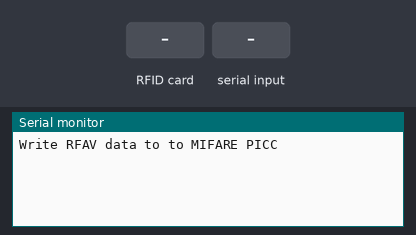
This sketch was run on a simulated Arduino Uno, built with avr-gcc and run on an emulated ATmega328P. Parts: the last lines printed to the serial monitor. The test bench sets the inputs (shaded band).

Above: at 1.2 s.
1.3 s: RFID card 5E 7A 19 C4 held to the reader
At 2.5 s:
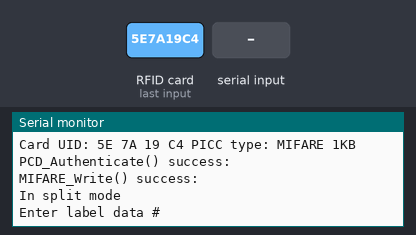
2.8 s: "1#" received over Serial
At 3.6 s:
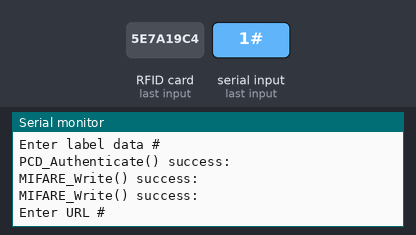

Measured:
- after the input at 1.3 s, the serial monitor: prints a new line at once (image 1)
- after the input at 2.8 s, the serial monitor: prints a new line after 0.09 s (image 2)

The sketch:

rfid_write_ar_data.ino
```cpp
/*
 * Write RFAR data to a MIFARE RFID card using a RFID-RC522 reader
 * Uses MFRC522 - Library to use ARDUINO RFID MODULE KIT 13.56 MHZ WITH TAGS SPI W AND R BY COOQROBOT.
 * Follows the RFAV spec at ccr0pht.com
 * -----------------------------------------------------------------------------------------
 *             MFRC522      Arduino       Arduino   Arduino    Arduino          Arduino
 *             Reader/PCD   Uno/101       Mega      Nano v3    Leonardo/Micro   Pro Micro
 * Signal      Pin          Pin           Pin       Pin        Pin              Pin
 * -----------------------------------------------------------------------------------------
 * RST/Reset   RST          9             5         D9         RESET/ICSP-5     RST
 * SPI SS      SDA(SS)      10            53        D10        10               10
 * SPI MOSI    MOSI         11 / ICSP-4   51        D11        ICSP-4           16
 * SPI MISO    MISO         12 / ICSP-1   50        D12        ICSP-1           14
 * SPI SCK     SCK          13 / ICSP-3   52        D13        ICSP-3           15
 *
 * Hardware required:
 * Arduino e.g. Uno
 * PCD (Proximity Coupling Device): NXP MFRC522 Contactless Reader IC
 * PICC (Proximity Integrated Circuit Card): A card or tag using the ISO 14443A
 * interface, eg Mifare or NTAG203.
 */

#include <SPI.h>
#include <MFRC522.h>

#define SS_PIN 10
#define RST_PIN 9
#define CTRL_FLAGS 16

MFRC522::MIFARE_Key key;
MFRC522 mfrc522(SS_PIN, RST_PIN);   // Create MFRC522 instance.
MFRC522::StatusCode status;

// Global flags to set note lang is
// set in writeFlagsBlockData for
// demonstration purposes.
byte firstFlagSet = B00000001; //first control block. Set to split mode
byte secondFlagSet = B00000000; //Not in use currently
byte majorVersion = B00000001; // Version 1
byte minorVersion = B00000000; // no minor number
byte debug = B00000000; //not in debug mode can be all ones or all zeros currently


void setup()
{
  Serial.begin(9600);   // Initiate a serial communication
  SPI.begin();      // Initiate  SPI bus
  mfrc522.PCD_Init();   // Initiate MFRC522
  Serial.println("Write RFAV data to to MIFARE PICC");
}

void loop()
{

  for (byte i = 0; i < 6; i++) key.keyByte[i] = 0xFF;

  // Look for new cards
  if ( ! mfrc522.PICC_IsNewCardPresent()) {
    return;
  }

  // Select one of the cards
  if ( ! mfrc522.PICC_ReadCardSerial()) {
    return;
  }

  Serial.print(F("Card UID:"));    //Dump UID
  for (byte i = 0; i < mfrc522.uid.size; i++) {
    Serial.print(mfrc522.uid.uidByte[i] < 0x10 ? " 0" : " ");
    Serial.print(mfrc522.uid.uidByte[i], HEX);
  }

  Serial.print(F(" PICC type: "));   // Dump PICC type
  MFRC522::PICC_Type piccType = mfrc522.PICC_GetType(mfrc522.uid.sak);
  Serial.println(mfrc522.PICC_GetTypeName(piccType));

  Serial.setTimeout(20000L) ;     // wait until 20 seconds for input from serial
  // Ask Flag control data block
  writeFlagsBlockData();
  //mfrc522.PICC_HaltA(); // Halt PICC
}

/**
 * Here we write our input data to the first four bytes of
 * block 1. Uses global vars declared at top of program.
 * FLags inline with RFAV version 1 can be set in the four
 * binary variables: firstFlagSet, secondFlagSet, majorVersion,
 * minorVersion.
 * The debug mode is currently 000000000 for false and
 * 11111111 for true. It occupies one byte.
 * Three bytes are used to represent language in accordance with
 * ISO 639-2.
 *
 */
void writeFlagsBlockData() {
  // Write block
  byte flagBuffer[16];
  byte block;


  //Uses global vars
  flagBuffer[0] = firstFlagSet;
  flagBuffer[1] = secondFlagSet;
  flagBuffer[2] = majorVersion;
  flagBuffer[3] = minorVersion;
  flagBuffer[7] = debug;

  /**
   *  Demonstration of how we can set
   * the language using ISO 639-2
   * to English
   *
   */
  flagBuffer[4] = char('e');
  flagBuffer[5] = char('n');
  flagBuffer[6] = char('g');


  block = 1;

  for(int i=7; i < 16; i++ ){
    flagBuffer[i] = 0;
  }

  //Serial.println(F("Authenticating using key A..."));
  status = mfrc522.PCD_Authenticate(MFRC522::PICC_CMD_MF_AUTH_KEY_A, block, &key, &(mfrc522.uid));
  if (status != MFRC522::STATUS_OK) {
    Serial.print(F("PCD_Authenticate() failed: "));
    Serial.println(mfrc522.GetStatusCodeName(status));
    return;
  }
  else Serial.println(F("PCD_Authenticate() success: "));


  status = mfrc522.MIFARE_Write(block, flagBuffer, 16);

  if (status != MFRC522::STATUS_OK) {
    Serial.print(F("MIFARE_Write() failed: "));
    Serial.println(mfrc522.GetStatusCodeName(status));
    return;
  } else {
    Serial.println(F("MIFARE_Write() success: "));
  }
  writeUserData();
  mfrc522.PICC_DumpToSerial(&(mfrc522.uid));
}

/**
 * Now check whether we are in split
 * mode or not. Split mode
 * divides the User data into two
 * logical segements:
 * 1. The AR label displayed
 * 2. A URL displayed that can be clicked
 * on launch a browser.
 */
void writeUserData() {
  if(bitRead(firstFlagSet, 0) == 1) {
    useSplitMode();
  } else {
    writeTagLabel();
  }
}

/**
 * If the RFID tag is in split mode, the User data
 * is split 50/50 between storing a label and
 * between storing a URL.
 * For demonstration purposes we do not split
 * the whole User data 50 but simply write to
 * blocks 2 and 4 for label data and 5 and 6 for
 * URL data.
 */
void useSplitMode() {
  Serial.println("In split mode");
  writeTagLabel();
  writeTagURL();
}

/**
 * Grab user input from Serial and write to blocks
 * 2 and 4 avoiding the reserved block of 3.
 */
void writeTagLabel() {

  byte labelBuffer[34];
  byte block;
  byte len;

  Serial.println(F("Enter label data #"));
  len = Serial.readBytesUntil('#', (char *) labelBuffer, 30) ; // read family name from serial

  for (byte i = len; i < 30; i++) {
    labelBuffer[i] = ' '; // pad with spaces
  }

  block = 2;
  status = mfrc522.PCD_Authenticate(MFRC522::PICC_CMD_MF_AUTH_KEY_A, block, &key, &(mfrc522.uid));

  if (status != MFRC522::STATUS_OK) {
    Serial.print(F("PCD_Authenticate() failed: "));
    Serial.println(mfrc522.GetStatusCodeName(status));
    return;
  } else {
    Serial.println(F("PCD_Authenticate() success: "));
  }

  // Write block
  status = mfrc522.MIFARE_Write(block, labelBuffer, 16);

  if (status != MFRC522::STATUS_OK) {
    Serial.print(F("MIFARE_Write() failed: "));
    Serial.println(mfrc522.GetStatusCodeName(status));
    return;
  } else {
    Serial.println(F("MIFARE_Write() success: "));
  }

  block = 4; //skip block 3 on the MIFARE as this is reserved.
  status = mfrc522.PCD_Authenticate(MFRC522::PICC_CMD_MF_AUTH_KEY_A, block, &key, &(mfrc522.uid));

  if (status != MFRC522::STATUS_OK) {
    Serial.print(F("PCD_Authenticate() failed: "));
    Serial.println(mfrc522.GetStatusCodeName(status));
    return;
  }

  // Write block
  status = mfrc522.MIFARE_Write(block, &labelBuffer[16], 16);

  if (status != MFRC522::STATUS_OK) {
    Serial.print(F("MIFARE_Write() failed: "));
    Serial.println(mfrc522.GetStatusCodeName(status));
    return;
  } else {
    Serial.println(F("MIFARE_Write() success: "));
  }
}

/**
 * Grab user input from Serial and write to blocks
 * 5 and 6.
 */
void writeTagURL() {

  byte urlBuffer[34];
  byte block;
  byte len;

  Serial.println(F("Enter URL #"));
  len = Serial.readBytesUntil('#', (char *) urlBuffer, 30) ; // read family name from serial

  for (byte i = len; i < 30; i++) {
    urlBuffer[i] = ' '; // pad with spaces
  }

  block = 5;
  status = mfrc522.PCD_Authenticate(MFRC522::PICC_CMD_MF_AUTH_KEY_A, block, &key, &(mfrc522.uid));

  if (status != MFRC522::STATUS_OK) {
    Serial.print(F("PCD_Authenticate() failed: "));
    Serial.println(mfrc522.GetStatusCodeName(status));
    return;
  } else {
    Serial.println(F("PCD_Authenticate() success: "));
  }

  // Write block
  status = mfrc522.MIFARE_Write(block, urlBuffer, 16);

  if (status != MFRC522::STATUS_OK) {
    Serial.print(F("MIFARE_Write() failed: "));
    Serial.println(mfrc522.GetStatusCodeName(status));
    return;
  } else {
    Serial.println(F("MIFARE_Write() success: "));
  }

  block = 6;
  status = mfrc522.PCD_Authenticate(MFRC522::PICC_CMD_MF_AUTH_KEY_A, block, &key, &(mfrc522.uid));

  if (status != MFRC522::STATUS_OK) {
    Serial.print(F("PCD_Authenticate() failed: "));
    Serial.println(mfrc522.GetStatusCodeName(status));
    return;
  }

  // Write block
  status = mfrc522.MIFARE_Write(block, &urlBuffer[16], 16);

  if (status != MFRC522::STATUS_OK) {
    Serial.print(F("MIFARE_Write() failed: "));
    Serial.println(mfrc522.GetStatusCodeName(status));
    return;
  } else {
    Serial.println(F("MIFARE_Write() success: "));
  }

}
```
